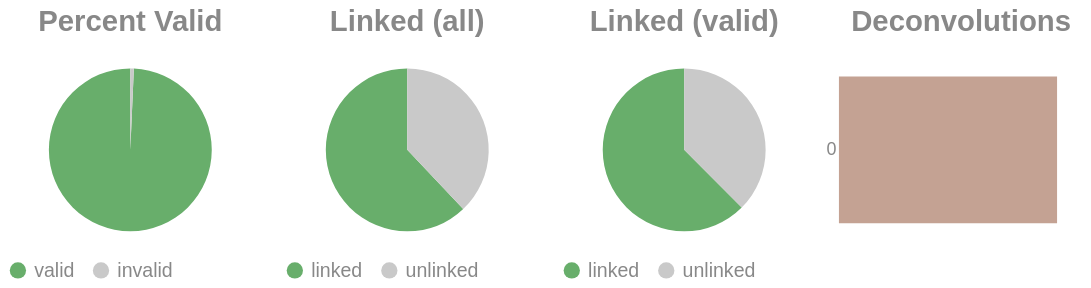

The code cell stored with this chart in its notebook:
### Code cell
if SKIPLR:
    pass
else:
    clash = Counter()
    for i in valids['molecule'].to_list():
        _mol = i.split("-")
        if len(_mol) == 1:
            clash.update('0')
        else:
            clash.update(_mol[-1])

    _d = {"deconvolutions": [], 'count': []}
    for k,v in clash.items():
        _d['deconvolutions'].append(k)
        _d['count'].append(v)

    tot_valid = valids['reads'].sum()
    mask = valids['reads'] >= 2
    n_linked_reads = valids.filter(mask)['reads'].sum()
    if n_linked_reads == 0:
        print_html("No linked molecules (>=2 reads) were detected; skipping linked-only distributions.")
        SKIPLR = True
    else:
        perc_valid = round(tot_valid / n_reads, 4)
        linked_perc_abs = round(n_linked_reads / n_reads, 4)
        linked_perc = round(n_linked_reads / tot_valid, 4)

    _valid = pl.DataFrame({"valids": ['valid', 'invalid'], "count": [tot_valid, n_reads - tot_valid]})
    _linked_abs = pl.DataFrame({"linked (absolute)": ['linked', 'unlinked'], "count": [n_linked_reads, n_reads - n_linked_reads]})
    _linked_rel = pl.DataFrame({"linked (valids)": ['linked', 'unlinked'], "count": [n_linked_reads, tot_valid - n_linked_reads]})

    (
        alt.hconcat(
            piechart(_valid, goodval = 'valid', title = "Percent Valid"),
            piechart(_linked_abs, goodval = "linked", title =  "Linked (all)"),
            piechart(_linked_rel, goodval = "linked", title =  "Linked (valid)"),
            convolutionbar(pl.DataFrame(_d), title = "Deconvolutions"),
            center = True,
            bounds = 'flush'
        )
        .resolve_scale(color='independent')
        .resolve_legend('independent')
        .properties(usermeta={'embedOptions': {"actions": False}})
    ).display()

### Figure 1 — Vega-Lite specification as saved in the notebook (floating-point values rounded to 4 significant figures)
{"width": "container", "height": 400, "config": {"title": {"anchor": "start", "dy": -15, "fontSize": 18, "color": "#888888", "subtitleColor": "#888888", "subtitleFontSize": 14}, "arc": {"fill": "#0072B2"}, "axis": {"domainColor": "#888888", "domainWidth": 0.5, "gridWidth": 0.2, "grid": false, "titleFontWeight": 400, "titleFontSize": 15, "labelFontSize": 11, "labelColor": "#888888", "tickColor": "#888888", "tickWidth": 0.2, "titleColor": "#888888"}, "axisBand": {"grid": false}, "axisX": {"grid": true, "tickSize": 10, "domainCap": "round"}, "axisY": {"domain": false, "grid": true, "tickSize": 0, "domainCap": "round"}, "background": "transparent", "header": {"labelFontSize": 15, "labelColor": "#888888", "titleFontSize": 15, "titleFontWeight": 600, "titleColor": "#888888"}, "legend": {"labelFont": "sans-serif", "labelFontSize": 12, "labelColor": "#888888", "symbolSize": 100, "symbolType": "circle", "titleFontSize": 12, "titlePadding": 10, "titleColor": "#888888", "title": null}, "range": {"category": ["#E69F00", "#56B4E9", "#009E73", "#F0E442", "#0072B2", "#D55E00", "#CC79A7", "#000000"], "diverging": ["#cfe8f3", "#a2d4ec", "#73bfe2", "#46abdb", "#1696d2", "#12719e"]}, "area": {"fill": "#0072B2", "fillOpacity": 0.7, "line": true, "strokeOpacity": 0.7}, "line": {"color": "#0072B2", "stroke": "#0072B2", "strokeWidth": 2}, "trail": {"color": "#0072B2", "stroke": "#0072B2", "strokeWidth": 0, "size": 1}, "point": {"filled": true, "fillOpacity": 1.0, "size": 95}, "text": {"color": "#888888", "fontSize": 11, "align": "right", "fontWeight": 400, "size": 11}, "bar": {"fill": "#0072B2", "stroke": null}, "view": {"stroke": null, "continuousWidth": 660, "continuousHeight": 400}}, "hconcat": [{"data": {"name": "data-396c32c37ebf1521578ec1c164f375cb"}, "mark": {"type": "arc"}, "encoding": {"color": {"field": "valids", "legend": {"orient": "bottom", "title": null}, "scale": {"domain": ["valid", "invalid"], "range": ["#68ae6b", "#C9C9C9"]}, "title": "Valids", "type": "nominal"}, "theta": {"field": "count", "type": "quantitative"}, "tooltip": [{"field": "valids", "title": "Valids", "type": "ordinal"}, {"field": "percent", "format": ".2%", "title": "Percent", "type": "quantitative"}, {"field": "count", "title": "Count", "type": "quantitative"}]}, "height": 100, "title": {"text": "Percent Valid", "align": "center", "anchor": "middle"}, "transform": [{"calculate": "datum.count / 7164219", "as": "percent"}], "width": 150}, {"data": {"name": "data-254d5c355bad4be69ac7c7389e19dac0"}, "mark": {"type": "arc"}, "encoding": {"color": {"field": "linked (absolute)", "legend": {"orient": "bottom", "title": null}, "scale": {"domain": ["linked", "unlinked"], "range": ["#68ae6b", "#C9C9C9"]}, "title": "Linked (Absolute)", "type": "nominal"}, "theta": {"field": "count", "type": "quantitative"}, "tooltip": [{"field": "linked (absolute)", "title": "Linked (Absolute)", "type": "ordinal"}, {"field": "percent", "format": ".2%", "title": "Percent", "type": "quantitative"}, {"field": "count", "title": "Count", "type": "quantitative"}]}, "height": 100, "title": {"text": "Linked (all)", "align": "center", "anchor": "middle"}, "transform": [{"calculate": "datum.count / 7164219", "as": "percent"}], "width": 150}, {"data": {"name": "data-49d6796a26fc47dcd0b5afc111a9f474"}, "mark": {"type": "arc"}, "encoding": {"color": {"field": "linked (valids)", "legend": {"orient": "bottom", "title": null}, "scale": {"domain": ["linked", "unlinked"], "range": ["#68ae6b", "#C9C9C9"]}, "title": "Linked (Valids)", "type": "nominal"}, "theta": {"field": "count", "type": "quantitative"}, "tooltip": [{"field": "linked (valids)", "title": "Linked (Valids)", "type": "ordinal"}, {"field": "percent", "format": ".2%", "title": "Percent", "type": "quantitative"}, {"field": "count", "title": "Count", "type": "quantitative"}]}, "height": 100, "title": {"text": "Linked (valid)", "align": "center", "anchor": "middle"}, "transform": [{"calculate": "datum.count / 7114634", "as": "percent"}], "width": 150}, {"data": {"name": "data-03a179deee07d6246c194f3c40001644"}, "mark": {"type": "bar"}, "encoding": {"color": {"field": "deconvolutions", "legend": null, "scale": {"scheme": "lightgreyred"}, "type": "nominal"}, "tooltip": [{"field": "deconvolutions", "title": "Deconvolutions", "type": "ordinal"}, {"field": "percent", "format": ".2%", "title": "Percent", "type": "quantitative"}, {"field": "count", "title": "Count", "type": "quantitative"}], "x": {"axis": null, "field": "count", "type": "quantitative"}, "y": {"field": "deconvolutions", "sort": "ascending", "title": null, "type": "nominal"}}, "height": 100, "title": {"text": "Deconvolutions", "align": "center", "anchor": "middle"}, "transform": [{"calculate": "datum.count / 4017144", "as": "percent"}], "width": 150}], "bounds": "flush", "center": true, "resolve": {"legend": {"angle": "independent"}, "scale": {"color": "independent"}}, "usermeta": {"embedOptions": {"actions": false}}, "$schema": "https://vega.github.io/schema/vega-lite/v6.1.0.json", "datasets": {"data-396c32c37ebf1521578ec1c164f375cb": [{"valids": "valid", "count": 7114634}, {"valids": "invalid", "count": 49585}], "data-254d5c355bad4be69ac7c7389e19dac0": [{"linked (absolute)": "linked", "count": 4445840}, {"linked (absolute)": "unlinked", "count": 2718379}], "data-49d6796a26fc47dcd0b5afc111a9f474": [{"linked (valids)": "linked", "count": 4445840}, {"linked (valids)": "unlinked", "count": 2668794}], "data-03a179deee07d6246c194f3c40001644": [{"deconvolutions": "0", "count": 4017144}]}}
